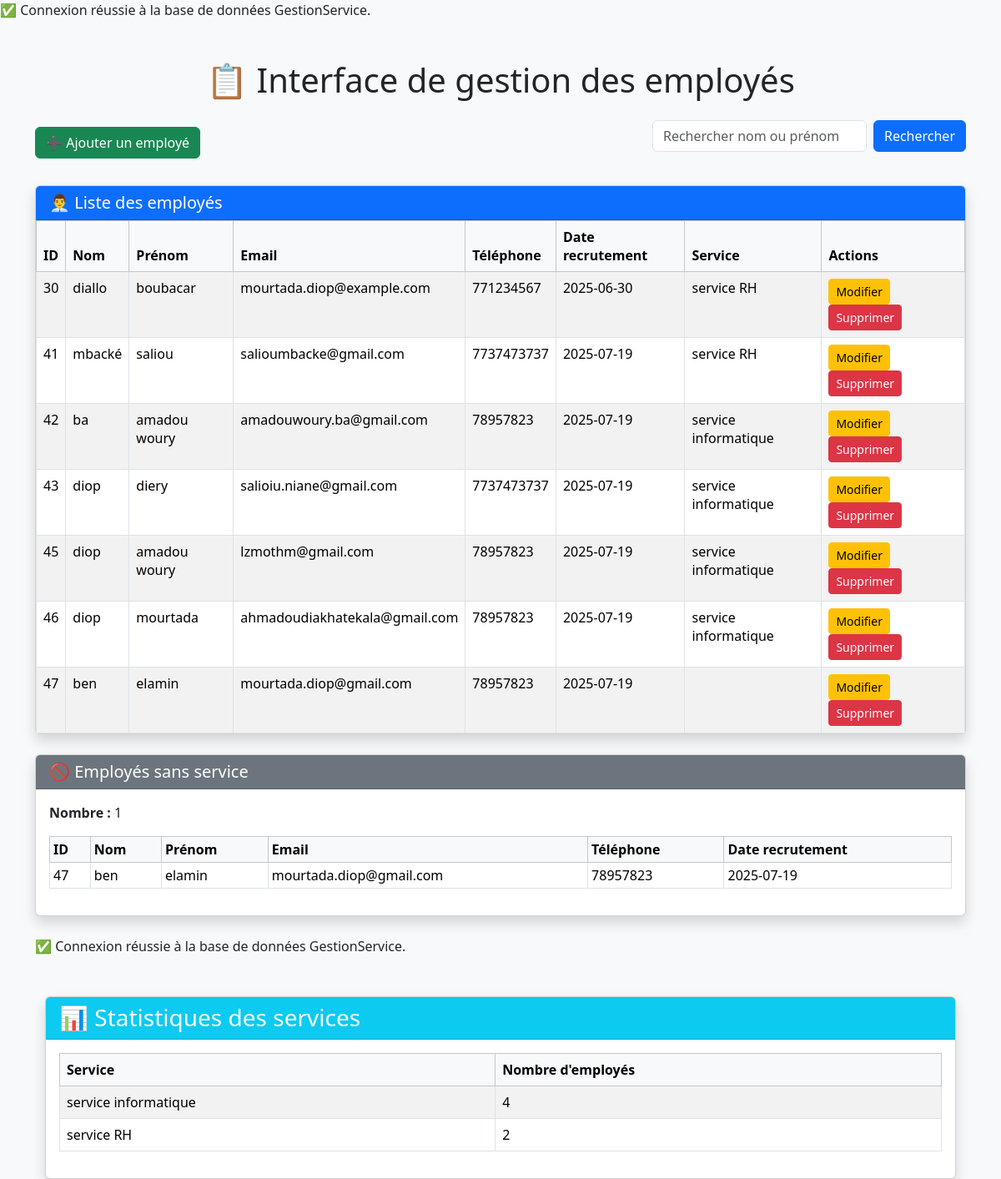
The app's page /interface/index.php with its own data.
### tables this page shows
CREATE TABLE `personnel` (
  `numero` int(11) NOT NULL,
  `nom` varchar(50) NOT NULL,
  `prenom` varchar(50) NOT NULL,
  `adresse` varchar(200) DEFAULT NULL,
  `email` varchar(100) DEFAULT NULL,
  `num_mobile` varchar(20) DEFAULT NULL,
  `date_recrutement` date NOT NULL,
  `numero_service` int(11) DEFAULT NULL
);

CREATE TABLE `service` (
  `numero_service` int(11) NOT NULL,
  `nom_service` varchar(100) NOT NULL,
  `nombre_employe` int(11) DEFAULT 0
);

### interface/index.php (the view, shortened to what this page needs)
<?php
include 'connexion.php';
$search = '';
if (isset($_GET['recherche']) && !empty(trim($_GET['recherche']))) {
    $search = trim($_GET['recherche']);
    $sql = "
        SELECT p.*, s.nom_service
        FROM personnel p
        LEFT JOIN service s ON p.numero_service = s.numero_service
        WHERE p.nom LIKE :search OR p.prenom LIKE :search
    ";
    $stmt = $pdo->prepare($sql);
    $stmt->execute(['search' => "%$search%"]);
    $result = $stmt;
} else {
    $sql = "
        SELECT p.*, s.nom_service
        FROM personnel p
        LEFT JOIN service s ON p.numero_service = s.numero_service
    ";
    $result = $pdo->query($sql);
}
$sqlNonAffectes = "
    SELECT p.*
    FROM personnel p
    WHERE p.numero_service IS NULL
";
$stmtNonAffectes = $pdo->query($sqlNonAffectes);
?>
<!DOCTYPE html>
<html lang="fr">
<head>
    <link href="https://cdn.jsdelivr.net/npm/bootstrap@5.3.3/dist/css/bootstrap.min.css" rel="stylesheet">
</head>
<body class="bg-light">
<div class="container mt-5">
    <h1 class="text-center mb-4">📋 Interface de gestion des employés</h1>
    <div class="d-flex justify-content-between align-items-center mb-4">
        <a href="add.php" class="btn btn-success">➕ Ajouter un employé</a>
        <form method="get" class="d-flex" role="search">
            <input class="form-control me-2" type="text" name="recherche" placeholder="Rechercher nom ou prénom" value="<?= htmlspecialchars($search) ?>">
            <button class="btn btn-primary" type="submit">Rechercher</button>
        </form>
    </div>
    <?php if ($result->rowCount() > 0): ?>
        <div class="card shadow mb-4">
            <div class="card-header bg-primary text-white">
                <h5 class="mb-0">👨‍💼 Liste des employés</h5>
            </div>
            <div class="card-body p-0">
                <table class="table table-bordered table-striped mb-0">
                    <thead class="table-light">
                        <tr>
                            <th>ID</th>
                            <th>Nom</th>
                            <th>Prénom</th>
                            <th>Email</th>
                            <th>Téléphone</th>
                            <th>Date recrutement</th>
                            <th>Service</th>
                            <th>Actions</th>
                        </tr>
                    </thead>
                    <tbody>
                        <?php while ($row = $result->fetch(PDO::FETCH_ASSOC)): ?>
                            <tr>
                                <td><?php echo $row['numero'] ?></td>
                                <td><?= htmlspecialchars($row['nom']) ?></td>
                                <td><?= htmlspecialchars($row['prenom']) ?></td>
                                <td><?= htmlspecialchars($row['email']) ?></td>
                                <td><?= htmlspecialchars($row['num_mobile']) ?></td>
                                <td><?= $row['date_recrutement'] ?></td>
                                <td><?= $row['nom_service'] ?? '' ?></td>
                                <td>
                                    <a href="modifier.php?id=<?= $row['numero'] ?>" class="btn btn-warning btn-sm">Modifier</a>
                                    <a href="supprimer.php?id=<?= $row['numero'] ?>" class="btn btn-danger btn-sm" onclick="return confirm('Êtes-vous sûr de vouloir supprimer cet employé ?')">Supprimer</a>
                                </td>
                            </tr>
                        <?php endwhile; ?>
                    </tbody>
                </table>
            </div>
        </div>
    <?php else: ?>
        <div class="alert alert-warning text-center">Aucun employé trouvé.</div>
    <?php endif; ?>
    <div class="card shadow mb-4">
        <div class="card-header bg-secondary text-white">
            <h5 class="mb-0">🚫 Employés sans service</h5>
        </div>
        <div class="card-body">
            <p><strong>Nombre :</strong> <?= $stmtNonAffectes->rowCount() ?></p>
            <?php if ($stmtNonAffectes->rowCount() > 0): ?>
                <table class="table table-bordered table-sm">
                    <thead class="table-light">
                        <tr>
                            <th>ID</th>
                            <th>Nom</th>
                            <th>Prénom</th>
                            <th>Email</th>
                            <th>Téléphone</th>
                            <th>Date recrutement</th>
                        </tr>
                    </thead>
                    <tbody>
                        <?php while ($row = $stmtNonAffectes->fetch(PDO::FETCH_ASSOC)): ?>
                            <tr>
                                <td><?= $row['numero'] ?></td>
                                <td><?= htmlspecialchars($row['nom']) ?></td>
                                <td><?= htmlspecialchars($row['prenom']) ?></td>
                                <td><?= htmlspecialchars($row['email']) ?></td>
                                <td><?= htmlspecialchars($row['num_mobile']) ?></td>
                                <td><?= $row['date_recrutement'] ?></td>
                            </tr>
                        <?php endwhile; ?>
                    </tbody>
                </table>
            <?php else: ?>
                <p class="text-muted">Aucun employé sans service.</p>
            <?php endif; ?>
        </div>
    </div>
    <?php include 'stats.php'; ?>
</div>
</body>
</html>

### interface/connexion.php (shortened to what this page needs)
<?php
echo "✅ Connexion réussie à la base de données GestionService.";

### interface/stats.php (shortened to what this page needs)
<?php
include 'connexion.php';
$sql = "SELECT * FROM service";
$stmt = $pdo->query($sql);
$services = $stmt->fetchAll(PDO::FETCH_ASSOC);
?>
<!DOCTYPE html>
<html lang="fr">
<head>
    <link href="https://cdn.jsdelivr.net/npm/bootstrap@5.3.3/dist/css/bootstrap.min.css" rel="stylesheet">
</head>
<body class="bg-light">
<div class="container mt-5">
    <div class="card shadow">
        <div class="card-header bg-info text-white">
            <h3 class="mb-0">📊 Statistiques des services</h3>
        </div>
        <div class="card-body">
            <?php if (count($services) > 0): ?>
                <table class="table table-bordered table-striped">
                    <thead class="table-light">
                        <tr>
                            <th>Service</th>
                            <th>Nombre d'employés</th>
                        </tr>
                    </thead>
                    <tbody>
                        <?php foreach ($services as $service): ?>
                            <tr>
                                <td><?= htmlspecialchars($service['nom_service']) ?></td>
                                <td><?= htmlspecialchars($service['nombre_employe']) ?></td>
                            </tr>
                        <?php endforeach; ?>
                    </tbody>
                </table>
            <?php else: ?>
                <div class="alert alert-warning">Aucun service trouvé.</div>
            <?php endif; ?>
        </div>
    </div>
</div>
</body>
</html>

### records on screen
personnel: numero "30", nom "diallo", prenom "boubacar", email "mourtada.diop@example.com", num_mobile "771234567", date_recrutement "2025-06-30", service.nom_service "service RH"
personnel: numero "41", nom "mbacké", prenom "saliou", email "salioumbacke@gmail.com", num_mobile "7737473737", date_recrutement "2025-07-19", service.nom_service "service RH"
personnel: numero "42", nom "ba", prenom "amadou woury", email "amadouwoury.ba@gmail.com", num_mobile "78957823", date_recrutement "2025-07-19", service.nom_service "service informatique"
personnel: numero "43", nom "diop", prenom "diery", email "salioiu.niane@gmail.com", num_mobile "7737473737", date_recrutement "2025-07-19", service.nom_service "service informatique"
personnel: numero "45", nom "diop", prenom "amadou woury", email "lzmothm@gmail.com", num_mobile "78957823", date_recrutement "2025-07-19", service.nom_service "service informatique"
personnel: numero "46", nom "diop", prenom "mourtada", email "ahmadoudiakhatekala@gmail.com", num_mobile "78957823", date_recrutement "2025-07-19", service.nom_service "service informatique"
personnel: numero "47", nom "ben", prenom "elamin", email "mourtada.diop@gmail.com", num_mobile "78957823", date_recrutement "2025-07-19"
service: nom_service "service informatique", nombre_employe "4"
service: nom_service "service RH", nombre_employe "2"

### other values on screen
$stmtNonAffectes->rowCount() "1"
